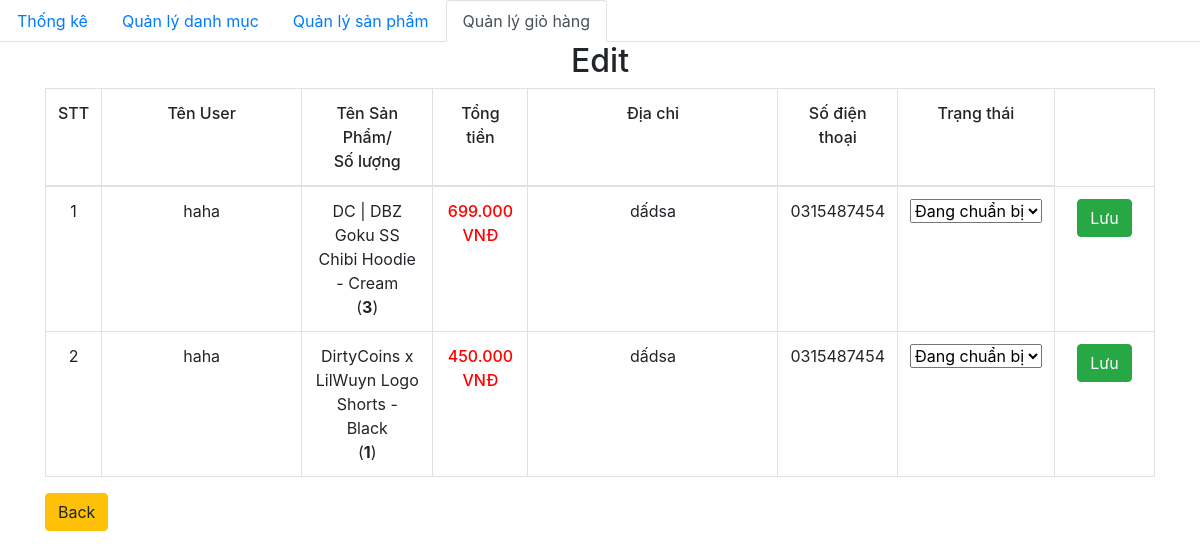
Page /admin/edit.php?order_id=174 on the committed database.
### tables this page shows
CREATE TABLE `order_details` (
  `id` int(11) NOT NULL,
  `order_id` int(11) NOT NULL,
  `product_id` int(11) NOT NULL,
  `id_user` int(11) NOT NULL,
  `num` int(11) NOT NULL,
  `price` float NOT NULL,
  `status` varchar(255) NOT NULL
);

CREATE TABLE `orders` (
  `id` int(11) NOT NULL,
  `fullname` varchar(100) NOT NULL,
  `phone_number` varchar(20) NOT NULL,
  `email` varchar(150) NOT NULL,
  `address` varchar(200) NOT NULL,
  `note` varchar(255) DEFAULT NULL,
  `order_date` datetime DEFAULT NULL
);

CREATE TABLE `product` (
  `id` int(11) NOT NULL,
  `title` varchar(200) NOT NULL,
  `price` float NOT NULL,
  `number` float NOT NULL,
  `thumbnail` varchar(500) NOT NULL,
  `thumbnail_1` varchar(500) NOT NULL,
  `thumbnail_2` varchar(500) NOT NULL,
  `thumbnail_3` varchar(500) NOT NULL,
  `thumbnail_4` varchar(500) NOT NULL,
  `thumbnail_5` varchar(500) NOT NULL,
  `content` longtext NOT NULL,
  `id_category` int(11) NOT NULL,
  `created_at` datetime DEFAULT NULL,
  `updated_at` datetime DEFAULT NULL,
  `id_sanpham` int(11) NOT NULL
);

### admin/database/dbhelper.php (called while the page is built, shortened)
<?php
function executeResult($sql, $isSingle = false) {
    $conn = mysqli_connect(HOST, USERNAME, PASSWORD, DATABASE);
    $result = mysqli_query($conn, $sql);
    $data = [];
    while ($row = mysqli_fetch_assoc($result)) {
        $data[] = $row;
    }
    return $data;
}
?>

### admin/edit.php (the view, shortened to what this page needs)
<?php
require_once('database/dbhelper.php');
?>
<!DOCTYPE html>
<html>
<head>
    <link rel="stylesheet" href="https://maxcdn.bootstrapcdn.com/bootstrap/4.4.1/css/bootstrap.min.css">
    <link href="https://cdn.jsdelivr.net/npm/summernote@0.8.18/dist/summernote.min.css" rel="stylesheet">
</head>
<body>
    <ul class="nav nav-tabs">
        <li class="nav-item">
            <a class="nav-link" href="category/index.php">Thống kê</a>
        </li>
        <li class="nav-item">
            <a class="nav-link" href="category/index.php">Quản lý danh mục</a>
        </li>
        <li class="nav-item">
            <a class="nav-link" href="product/">Quản lý sản phẩm</a>
        </li>
        <li class="nav-item ">
            <a class="nav-link active" href="dashboard.php">Quản lý giỏ hàng</a>
        </li>
    </ul>
    <div class="container">
        <div class="panel panel-primary">
            <div class="panel-heading">
                <h2 class="text-center">Edit</h2>
            </div>
            <div class="panel-body">
                <form action="" method="POST">
                    <table class="table table-bordered table-hover">
                        <thead>
                            <tr style="font-weight: 500;text-align: center;">
                                <td width="50px">STT</td>
                                <td width="200px">Tên User</td>
                                <td>Tên Sản Phẩm/<br>Số lượng</td>
                                <td>Tổng tiền</td>
                                <td width="250px">Địa chỉ</td>
                                <td>Số điện thoại</td>
                                <td>Trạng thái</td>
                            </tr>
                        </thead>
                        <tbody>
                            <?php
                            try {
                                if (isset($_GET['order_id'])) {
                                    $order_id = $_GET['order_id'];
                                }
                                $count = 0;
                                $sql = "SELECT * from orders, order_details, product
                                where order_details.order_id=orders.id and product.id=order_details.product_id and order_id=$order_id";
                                $order_details_List = executeResult($sql);
                                foreach ($order_details_List as $item) {
                                    echo '
                                        <tr style="text-align: center;">
                                            <td width="50px">' . (++$count) . '</td>
                                            <td style="text-align:center">' . $item['fullname'] . '</td>
                                            <td>' . $item['title'] . '<br>(<strong>' . $item['num'] . '</strong>)</td>
                                            <td class="b-500 red">' . number_format($item['price'], 0, ',', '.') . '<span> VNĐ</span></td>
                                            <td width="100px">' . $item['address'] . '</td>
                                            <td width="100px">' . $item['phone_number'] . '</td>
                                            <td>
                                                <select name="status" id="status" onchange="status(' . $item['order_id'] . ')">
                                                    <option value="Đang chuẩn bị">Đang chuẩn bị</option>
                                                    <option value="Đang giao">Đang giao</option>
                                                    <option value="Đã nhận hàng">Đã nhận hàng</option>
                                                    <option value="Đã hủy">Đã hủy</option>
                                                </select>
                                            </td>
                                            <td width="100px">
                                                <button class="btn btn-success">Lưu</button>
                                            </td>
                                        </tr>
                                    ';
                                }
                            } catch (Exception $e) {
                                die("Lỗi thực thi sql: " . $e->getMessage());
                            }
                            ?>
                        </tbody>
                    </table>
                    <a href="dashboard.php" class="btn btn-warning">Back</a>
                </form>
            </div>
        </div>
    </div>
</body>
</html>

### admin/edit.php (style rules this page uses)
.b-500 { font-weight: 500; }
.red { color: red; }

### rows in the picture
order_details: order.fullname "haha", product.title "DC | DBZ Goku SS Chibi Hoodie - Cream", num "3", product.price "699.000", order.address "dấdsa", order.phone_number "0315487454", status "Đang chuẩn bị"
order_details: order.fullname "haha", product.title "DirtyCoins x LilWuyn Logo Shorts - Black", num "1", product.price "450.000", order.address "dấdsa", order.phone_number "0315487454", status "Đang chuẩn bị"
